Frame 1 (no input): blank canvas, image omitted
Frame 60 (the mouse pressed at the canvas centre just before this capture): blank canvas, image omitted
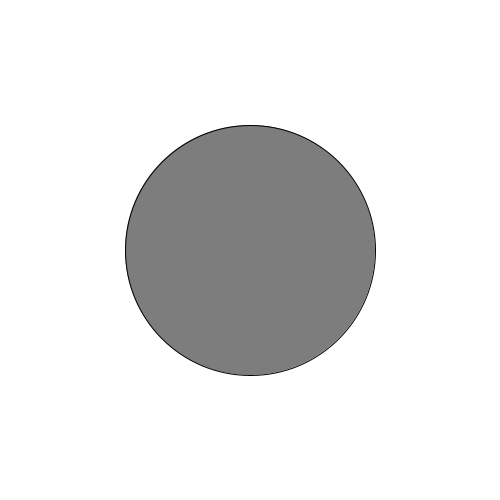
Frame 120 (the mouse held since frame 60 and released just before this capture)

The Processing sketch whose frames 1 and 60 were blank and that drew this single picture after the mouse press (run headless with seeded random() and noise(); from frame 60 on, the mouse is pressed at the canvas centre):

// Processing sketch: variables_mouseXmouseY_2
// ── variables_mouseXmouseY_2.pde
void setup(){
  size(500,500);
}

void draw(){
  background(255);
  println(mouseX);
  fill(mouseX/2,mouseY/2,mouseX/2);
  ellipse(mouseX, mouseY, mouseX,mouseY);
}
